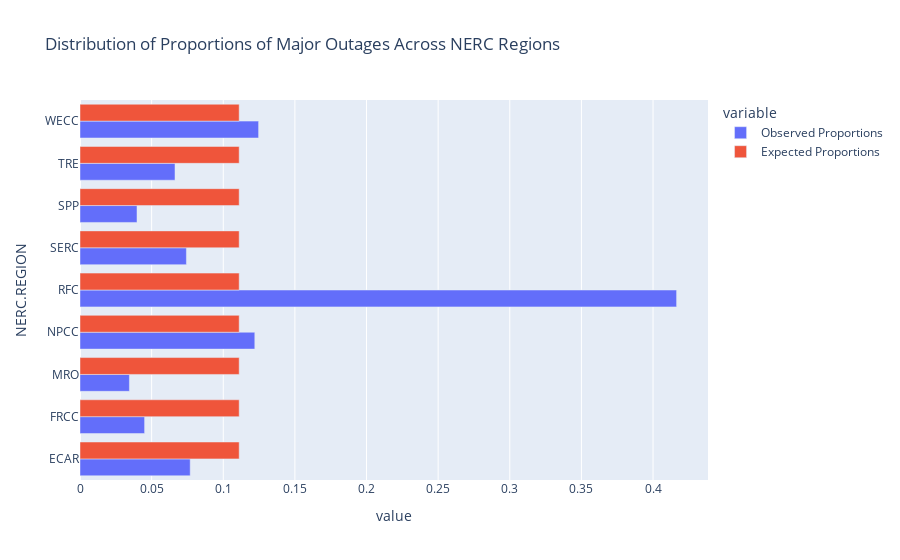

Notebook source saved alongside this figure:
### Code cell
hypothesis_df.plot(kind='barh', title='Distribution of Proportions of Major Outages Across NERC Regions', barmode='group')

### Figure 1 — Plotly figure (JSON) as saved in the notebook; plotly's stock layout.template omitted (floating-point values rounded to 4 significant figures)
{"data": [{"alignmentgroup": "True", "hovertemplate": "variable=Observed Proportions<br>value=%{x}<br>NERC.REGION=%{y}<extra></extra>", "legendgroup": "Observed Proportions", "marker": {"color": "#636efa", "pattern": {"shape": ""}}, "name": "Observed Proportions", "offsetgroup": "Observed Proportions", "orientation": "h", "showlegend": true, "textposition": "auto", "type": "bar", "x": [0.07692, 0.04509, 0.03448, 0.122, 0.4164, 0.07427, 0.03979, 0.06631, 0.1247], "xaxis": "x", "y": ["ECAR", "FRCC", "MRO", "NPCC", "RFC", "SERC", "SPP", "TRE", "WECC"], "yaxis": "y"}, {"alignmentgroup": "True", "hovertemplate": "variable=Expected Proportions<br>value=%{x}<br>NERC.REGION=%{y}<extra></extra>", "legendgroup": "Expected Proportions", "marker": {"color": "#EF553B", "pattern": {"shape": ""}}, "name": "Expected Proportions", "offsetgroup": "Expected Proportions", "orientation": "h", "showlegend": true, "textposition": "auto", "type": "bar", "x": [0.1111, 0.1111, 0.1111, 0.1111, 0.1111, 0.1111, 0.1111, 0.1111, 0.1111], "xaxis": "x", "y": ["ECAR", "FRCC", "MRO", "NPCC", "RFC", "SERC", "SPP", "TRE", "WECC"], "yaxis": "y"}], "layout": {"barmode": "group", "legend": {"title": {"text": "variable"}, "tracegroupgap": 0}, "title": {"text": "Distribution of Proportions of Major Outages Across NERC Regions"}, "xaxis": {"anchor": "y", "domain": [0, 1], "title": {"text": "value"}}, "yaxis": {"anchor": "x", "domain": [0, 1], "title": {"text": "NERC.REGION"}}}}
